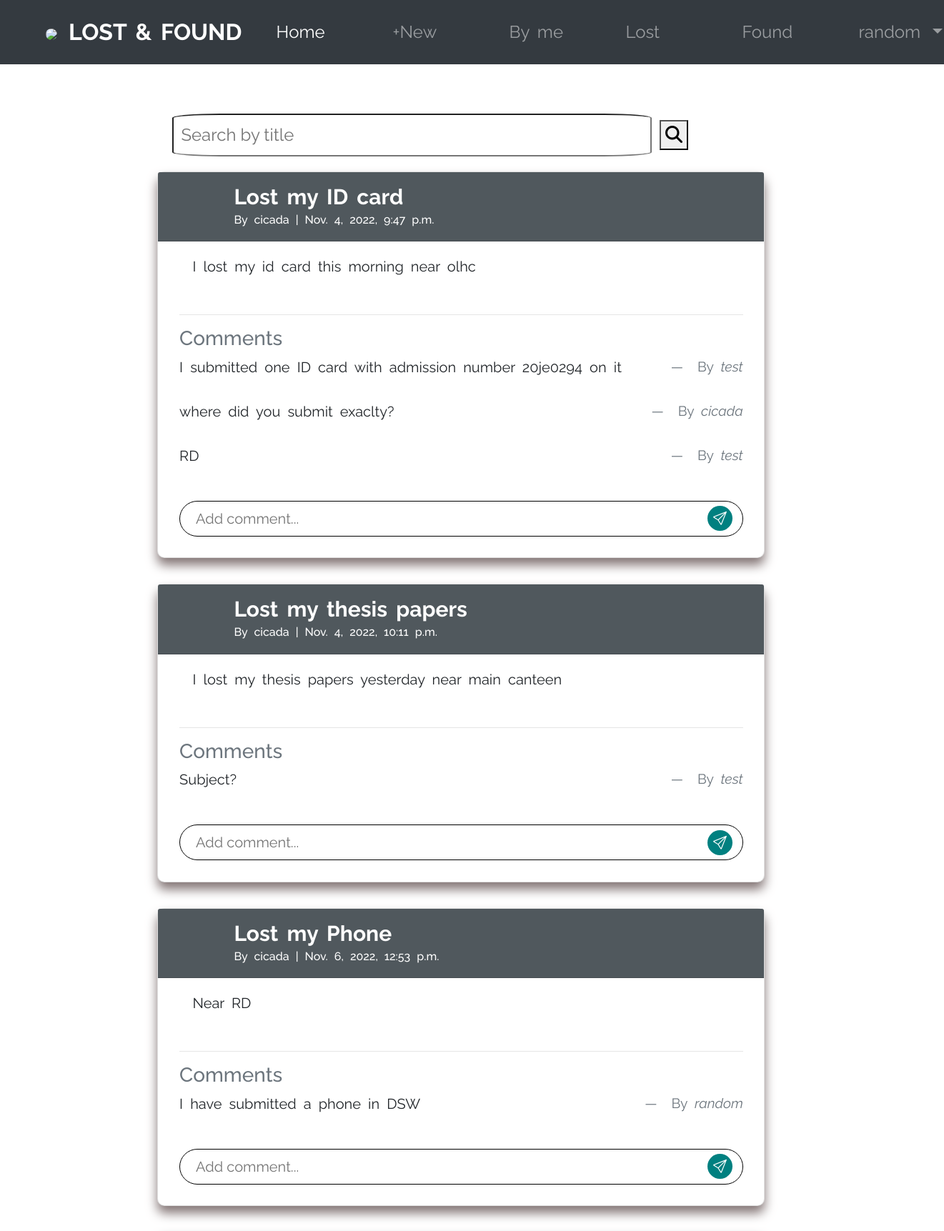
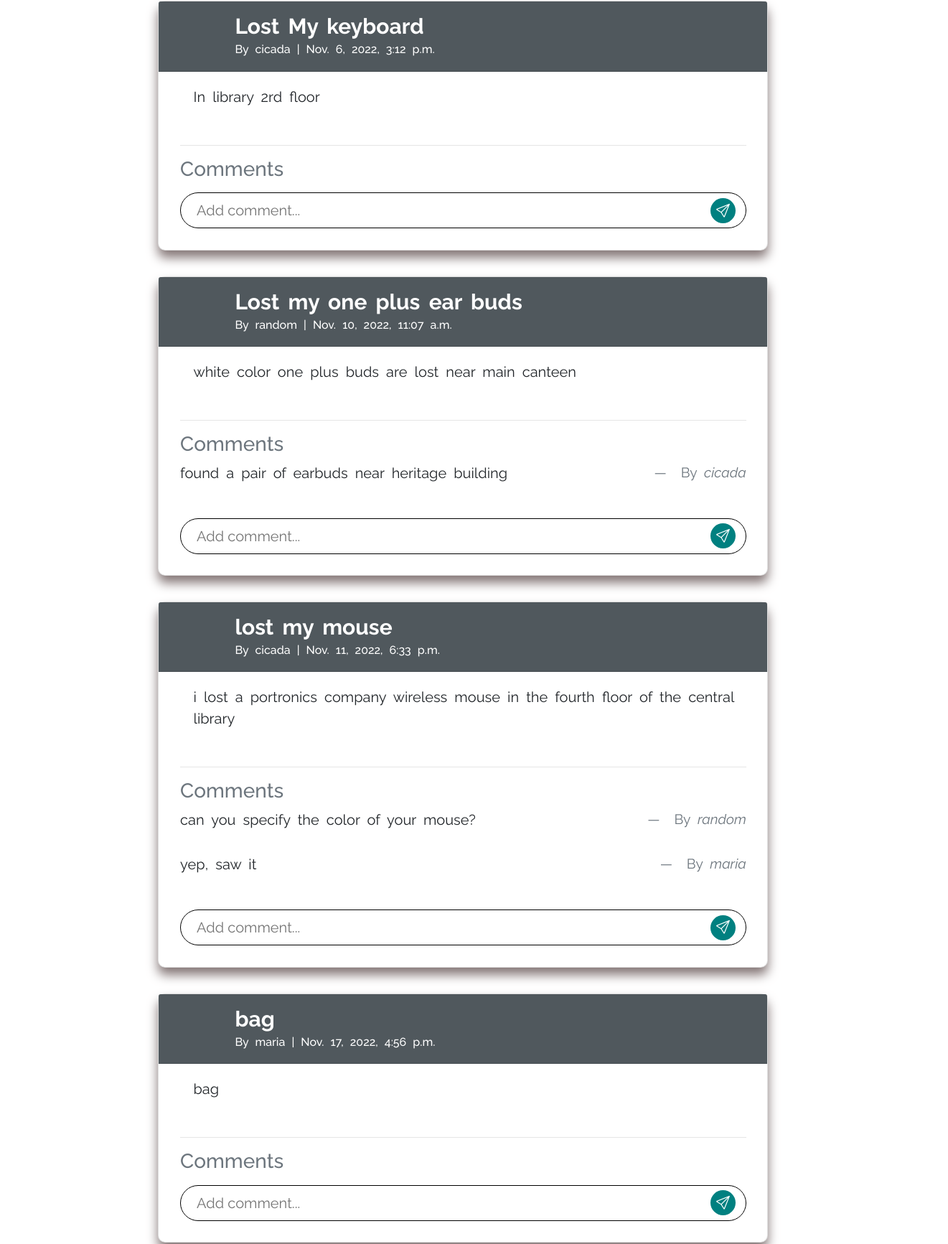
/articles/lost/ (signed in, upper part), run on the app's committed database (2 pictures, top to bottom).
### accounts/models.py (models this page shows)
class CustomUser(AbstractUser):
    age = models.PositiveIntegerField(null=True,blank=True)

### articles/models.py (models this page shows, shortened)
class Article(models.Model):
    title= models.CharField(max_length=255)
    body= models.TextField()
    date = models.DateTimeField(auto_now_add=True)
    found = models.BooleanField(default=False)
    author=models.ForeignKey(
        settings.AUTH_USER_MODEL,
        on_delete=models.CASCADE,
    )

class Comment(models.Model):
    article = models.ForeignKey(Article,on_delete=models.CASCADE)
    comment = models.CharField(max_length=200)
    author = models.ForeignKey(
        settings.AUTH_USER_MODEL,
        on_delete=models.CASCADE,
    )
    def __str__(self):
        return self.comment

### articles/views.py (the view)
# urls.py: path("lost/",ArticleLostListView.as_view(),name="lost"),
class ArticleLostListView(ListView):
    model = Article
    template_name= "article_list.html"
    def get_context_data(self,**kwargs):
        context = super().get_context_data(**kwargs)
        context['article_list']=context['article_list'].filter(found=False)
        search_input=self.request.GET.get('search-area') or ''
        if search_input:
            context['article_list']=context['article_list'].order_by("-date").filter(title__icontains=search_input)
        context['search_input']= search_input
        return context

### articles/templates/article_list.html (shortened to what this page needs)
{% extends "base.html" %}
{% block content %}
    <div class="search-fields">
        <form action="" method="get">
            <input class="inp" placeholder="Search by title" type="text" name="search-area" size="60" value='{{ search_input }}'>
            <button type="submit " class="bton"><i class="fa fa-search" aria-hidden="true"></i></button>
        </form>
    </div>
{% for article in article_list %}
    <div class="card card-width">
        <div class="card-header comment-sec">
            <div class="d-inline-block ml-3">
                <span class="font-weight-bold card-header-main my-0">
                    <a href="{% url 'article_detail' article.pk %}">{{ article.title }}</a>
                </span>
                <br />
                <span class="text-muted "><h6 class="mt-0 mp-0">
                   By  {{ article.author }} | {{ article.date }}
                </h6>
                </span>
            </div>
        </div>
        <div class="card-body pl-5">
            <p class="font-s"> {{ article.body }}</p>
        </div>
        <div class="comment-continer">
            <hr>
            <h3 class="text-muted">Comments</h3>
            {% for comment in article.comment_set.all %}
                <div class="text-center comments">
                    <blockquote class="blockquote">
                      <p> {{ comment }}</p>
                    </blockquote>
                    <figcaption class="blockquote-footer">
                      By <cite title="Source Title">{{ comment.author }}</cite>
                    </figcaption>
                </div>
            {% endfor %}
            <a href="{% url 'article_detail' article.pk %}" class="underline-remove">
                <div class="comment-sec mt-3 underline-remove">
                    <input type="text" name="comment" class="font-s" id="article-comment" class="underline-remove" placeholder="Add comment..."><i class="bi bi-send icon-send"></i>
                </div>
            </a>
        </div>
    </div>
    <br />
{% endfor %}
{% endblock content %}

### accounts/templates/base.html (shortened to what this page needs)
<!DOCTYPE html>
<html lang="en">
<head>
    <link rel="stylesheet" href="https://cdn.jsdelivr.net/npm/bootstrap@4.3.1/dist/css/bootstrap.min.css">
    <link rel="stylesheet" href="https://cdnjs.cloudflare.com/ajax/libs/font-awesome/6.2.0/css/all.min.css">
    <link rel="stylesheet" href="path/to/font-awesome/css/font-awesome.min.css">
    <link rel="stylesheet" href="https://cdn.jsdelivr.net/npm/bootstrap-icons@1.9.1/font/bootstrap-icons.css">
</head>
<body>
    <nav class="px-5 navbar navbar-expand-lg navbar-dark bg-dark p-3 nav--bar">
        <a class="navbar-brand" href="{% url 'home' %}"><img src="https://img.freepik.com/premium-vector/magnifying-glass-icon-design_161751-884.jpg?w=2000" class="mx-3 mt-0" height="50px" style="border-radius:50%; object-fit:fill;">LOST & FOUND</a>
        <div>
          <div class="collapse navbar-collapse" id="navbarNavDropdown">
            <ul class="navbar-nav">
              {% if user.is_authenticated %}
              <li class="nav-item active col-3">
                <a class="nav-link" href="{% url 'home' %}">Home</a>
              </li>
              <li class="nav-item col-3">
                <a class="nav-link" href="{% url 'article_new' %}">+New</a>
              </li>
              <li class="nav-item col-3">
                <a class="nav-link" href="{% url 'allposts' %}">By me</a>
              </li>
              <li class="nav-item col-3">
                <a class="nav-link" href="{% url 'lost' %}">Lost</a>
              </li>
              <li class="nav-item col-3">
                <a class="nav-link" href="{% url 'found' %}">Found</a>
              </li>
              <li class="nav-item dropdown col-3">
                <a class="nav-link dropdown-toggle" href="#" id="navbarDropdownMenuLink" data-toggle="dropdown" aria-haspopup="true" aria-expanded="false">
                  {{ user.username }}
                </a>
              </li>
              {% endif %}
          </ul>
        </div>
        </div>
      </nav>
    <div class=" p-5  main-content">
        <div class="d-flex justify-content-center">
            <main>
              {% block content %}
              {% endblock content %}
          </main>
        </div>
    </div>
</body>
</html>

### accounts/templates/base.html (style rules this page uses)
body { overflow-x: hidden; word-spacing: 5px; font-family: 'Raleway', sans-serif; }
.navbar,.main-content { font-size: 24px; }
.navbar-brand { font-weight: bold; font-size: 32px; }
.navbar-nav > li { margin-right: -28px; padding-right: 75px; }
.nav--bar { display: flex; justify-content: space-between; position:sticky; top:0; z-index: 1; }
.col-3 { flex: 0 0 25%; max-width: 21%; }

### articles/templates/article_list.html (style rules this page uses)
.card-header-main { font-size: 30px; }
.comment-sec { width: 100%; display: flex; justify-content: flex-start; align-items: center; }
#article-comment { border-radius: 30px; text-indent: 20px; width: 100%; outline-color: red; border: 1px solid; height: 50px; }
.icon-send { background-color: teal; color: white; font-size: 1.2rem; width: 35px; height: 35px; padding: 5px; border-radius: 50%; display: flex; justify-content: center; align-items: center; margin-left: -50px; }
.font-s { font-size: smaller; }
.card { border-radius: 10px; box-shadow: 0px 10px 15px rgb(132, 118, 118); transition: all ease 0.4s; }
.comment-continer { padding: 0 3.5% 3.5%; }
.underline-remove { text-decoration: none; }
.card-width { width: 850px; }
.card-header { background-color: #50585d; }
.card-header a, h6 { color: white; }
.comments { display: flex; justify-content: space-between; padding: 0; }
.inp { padding: 10px; border-radius: 10%; width: 80%; outline-width: medium; }
.search-fields { display: flex; justify-content: space-between; width: 100%; margin: 5px; padding: 16px; }

### data on the page
CustomUser: username "random"
Article: title "Lost my ID card", author "cicada", date "Nov. 4, 2022, 9:47 p.m.", body "I lost my id card this morning near olhc"
Comment: comment "I submitted one ID card with admission number 20je0294 on it", author "test"
Comment: comment "where did you submit exaclty?", author "cicada"
Comment: comment "RD", author "test"
Article: title "Lost my thesis papers", author "cicada", date "Nov. 4, 2022, 10:11 p.m.", body "I lost my thesis papers yesterday near main canteen"
Comment: comment "Subject?", author "test"
Article: title "Lost my Phone", author "cicada", date "Nov. 6, 2022, 12:53 p.m.", body "Near RD"
Comment: comment "I have submitted a phone in DSW", author "random"
Article: title "Lost My keyboard", author "cicada", date "Nov. 6, 2022, 3:12 p.m.", body "In library 2rd floor"
Article: title "Lost my one plus ear buds", author "random", date "Nov. 10, 2022, 11:07 a.m.", body "white color one plus buds are lost near main canteen"
Comment: comment "found a pair of earbuds near heritage building", author "cicada"
Article: title "lost my mouse", author "cicada", date "Nov. 11, 2022, 6:33 p.m.", body "i lost a portronics company wireless mouse in the fourth floor of the central library"
Comment: comment "can you specify the color of your mouse?", author "random"
Comment: comment "yep, saw it", author "maria"
Article: title "bag", author "maria", date "Nov. 17, 2022, 4:56 p.m.", body "bag"
